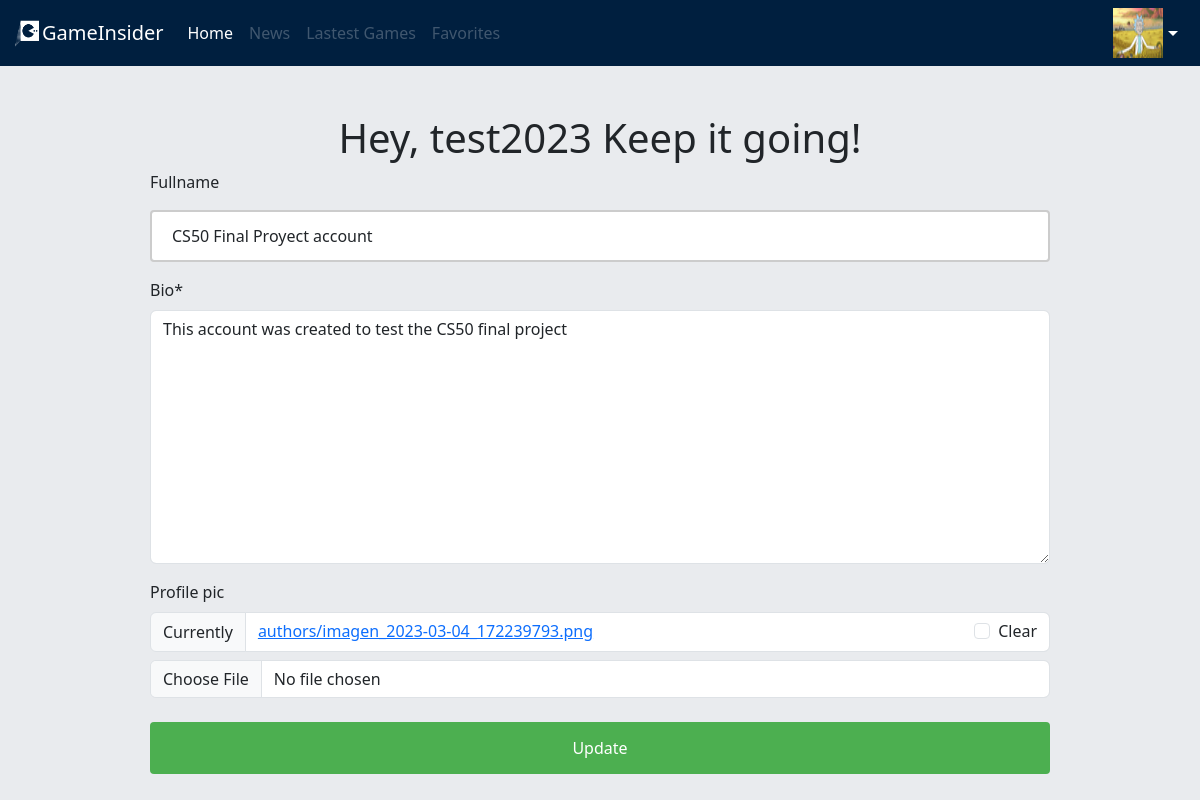
/accounts/update_bio/ (signed in), run on the app's committed database.
### Author/models.py (models this page shows, shortened)
class Author(models.Model):
    user = models.ForeignKey(User, on_delete=models.CASCADE)
    fullname = models.CharField(max_length=40, blank=True)
    bio = HTMLField()
    points = models.IntegerField(default=0)
    profile_pic = ResizedImageField(size=[100, 100], quality=100, upload_to="authors", default=None, null=True, blank=True)

### register/views.py (the view)
# urls.py: path("update_bio/", update_bio, name="update_bio")
@login_required
def update_bio(request):
    context = {}
    user = request.user
    author = get_object_or_404(Author, user=user)
    form = UpdateForm(request.POST or None, request.FILES or None, instance=author)
    if request.method == "POST":
        if form.is_valid():
            form.save()
            return redirect("home")
    context.update({
        "form" : form,
        "title" : "Update Profile"
    })
    return render(request, "registration/bio.html", context)

### register/forms.py
class UpdateForm(forms.ModelForm):
    class Meta:
        model = Author
        fields = ("fullname", "bio", "profile_pic")
    def __init__(self, *args, **kwargs):
        super(UpdateForm, self).__init__(*args, **kwargs)
        self.fields['profile_pic'].required = False

### Author/context_processor.py (called while the page is built)
def author(request):
    author = None
    if request.user.is_authenticated:
        try:
            author = Author.objects.get(user=request.user)
        except Author.DoesNotExist:
            pass
    return {'author': author}

### templates/registration/bio.html (shortened to what this page needs)
{% extends 'base.html' %}
{% load static %}
{% load crispy_forms_tags %}
{% block extrahead %}
<link href="{% static 'styles/home.css' %}" rel="stylesheet">
<link href="{% static 'styles/profile.css' %}" rel="stylesheet">
{% endblock extrahead %}
{% block content %}
    <div class="text-center mt-5">
        <h1>Hey, {{user}} Keep it going!</h1>
    </div>
    <form method="POST" action="." enctype= "multipart/form-data">
        {{ form|crispy }}
        <button type="submit" class="btn btn-primary w-100" value="Update">Update</button>
    </form>
{% endblock content %}

### templates/base.html (shortened to what this page needs)
{% load static %}
{% load author_tags %}
<!DOCTYPE html>
<html lang="en">
<head>
    <link href="https://cdn.jsdelivr.net/npm/bootstrap@5.3.0-alpha1/dist/css/bootstrap.min.css" rel="stylesheet"
>
    {% block extrahead %}
    {% endblock extrahead%}
</head>
<body>
    <nav class="navbar navbar-expand-lg navbar-dark custom-nav-bg">
        <div class="container-fluid">
          <a class="navbar-brand d-flex align-items-center" href="{% url 'home' %}">
            <img src="{% static 'logos/gameinsider-website-favicon-white.png' %}" alt="Logo" width="30" height="33" class="d-inline-block align-text-top mr-2">
            GameInsider
          </a>
          <div class="collapse navbar-collapse" id="navbarSupportedContent">
            {% block ul%}
            <ul class="navbar-nav me-auto mb-2 mb-lg-0">
            {% endblock ul%}
              <li class="nav-item">
                <a class="nav-link active" aria-current="page" href="{% url 'home' %}">Home</a>
              </li>
              <li class="nav-item">
                <a class="nav-link disabled" href="#">News</a>
              </li>
              <li class="nav-item">
                <a class="nav-link disabled" href="#">Lastest Games</a>
              </li>
              <li class="nav-item">
                <a class="nav-link disabled">Favorites</a>
              </li>
            </ul>
            <div class="dropdown">
              <div class="dropdown-toggle" data-toggle="dropdown">
                {% if user.is_authenticated %}
                    {% if author.profile_pic %}
                      <img src="{{ MEDIA_URL }}{{ author.profile_pic.url }}" alt="Profile Picture" class="profile-picture ml-auto" id="profile-pic">
                    {% else %}
                      <img src="{% static 'logos/user.png' %}" alt="Profile Picture" class="profile-picture ml-auto" id="profile-pic">
                    {% endif %}
                {% else %}
                  <img src="{% static 'logos/user.png' %}" alt="Profile Picture" class="profile-picture ml-auto" id="profile-pic">
                {% endif %}
              </div>
              </div>
          </div>
        </div>
      </nav>
    {% block content %}
    {% endblock content %}
</body>
</html>

### static/styles/home.css (style rules this page uses)
body { background-color: #E9EBEE; }
form { margin: 0 auto; position: relative; width: 75%; }
input[type="text"] { width: 100%; padding: 12px 20px; margin: 8px 0; box-sizing: border-box; border: 2px solid #ccc; border-radius: 4px; font-size: 16px; background-color: white; }
button[type="submit"] { width: 20%; background-color: #4CAF50; color: white; padding: 14px 20px; margin: 8px 0; border: none; border-radius: 4px; cursor: pointer; font-size: 16px; }
.navbar { background-color: #122536ff;; }
.custom-nav-bg { background-color: #001F3F; }
.dropdown-toggle { position: relative; padding-right: 25px; }
.dropdown-toggle::after { content: ""; display: block; width: 0; height: 0; border-left: 5px solid transparent; border-right: 5px solid transparent; border-top: 5px solid white; position: absolute; top: 50%; right: 10px; margin-top: -2.5px; }
@media (min-width: 1200px) { #profile-pic { width: 50px; height: 50px; } }

### data on the page
Author: profile_pic (picture), fullname "CS50 Final Proyect account", bio "This account was created to test the CS50 final project"

### other printed values
{{ user }} "test2023"
